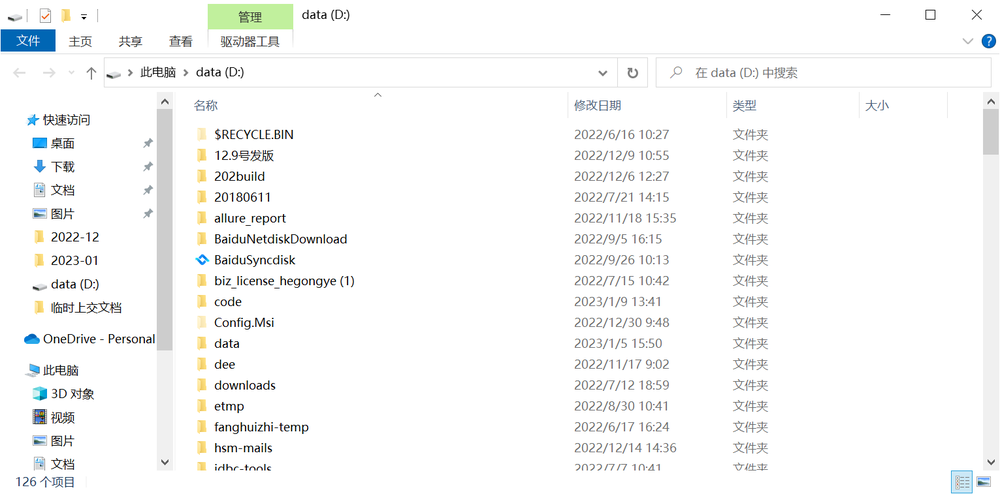
#> input picture data/sample1.png, 1000 x 494 px, shrunk from 1531 x 757 before the run
$ python do_diff.py
#> lines starting #> are read from the running program, lines starting #| are printed output that depends on the picture; after the words box and inside, x2 and y2 are one past the last pixel; in counts of white or black regions, pixels touching at a corner belong together
from PIL import Image
from PIL import ImageChops
from PIL import ImageStat
import traceback
import logging
import cv2

def init_logger():
    LOG_FORMAT = "%(asctime)s[%(levelname)s]:%(message)s"
    logging.basicConfig(level=logging.DEBUG, format=LOG_FORMAT)

def draw_diff_images(in_diff_file, path_one, path_two, output_one, output_two):
    '''
    读取经 compare_images 过程产生的 diff 图片，从diff中识别有哪些“物品” 从而产生灰度块
    in_diff_file 为经过两张图 diff 后产生的差值图像文件
    base_diff_file 为基于这张图画 diff 区块，可以选前面进行
    '''
    logging.info ("[draw_diff_images]Load diff:" + in_diff_file + ", base img:" + path_one + ", change img:" + path_two)

    # 使用 IMREAD_COLOR 的原因是输出到
    img_ori_1 = cv2.imread(path_one, cv2.IMREAD_COLOR)  # 读取RGB原图用于加载，后续在原图上画出diff图
    img_ori_2 = cv2.imread(path_two, cv2.IMREAD_COLOR)
    img_gs = cv2.imread(in_diff_file, cv2.IMREAD_GRAYSCALE) #加载灰度图 后面 IMREAD_GRAYSCALE 参数用来干这个

    # 设置阈值
    # 参考 https://www.datasciencelearner.com/cv2-threshold-method-implementation-python/
    # cv2.threshold(input_image, threshold_value, max_value, thresholding_technique)
    thresh = cv2.threshold(img_gs, 60, 255, cv2.THRESH_BINARY)[1]

    # 寻找物品
    contours, hierarchy = cv2.findContours(thresh, cv2.RETR_TREE, cv2.CHAIN_APPROX_SIMPLE)
    print (len(contours))

    box_list = []
    for cobj in contours:
        area = cv2.contourArea(cobj)
        perimeter = cv2.arcLength(cobj,True)  #计算轮廓周长
        approx = cv2.approxPolyDP(cobj,0.02*perimeter,True)  #获取轮廓角点坐标
        x, y, w, h = cv2.boundingRect(approx)
        box_list.append((x,y,w,h))

        cv2.rectangle(img_ori_1,(x,y),(x+w,y+h),(0,0,255),2)  #绘制边界框，下同
        cv2.rectangle(img_ori_2,(x,y),(x+w,y+h),(0,0,255),2)
        # 函数说明：https://www.geeksforgeeks.org/python-opencv-cv2-rectangle-method/
        #

    #print (box_list)
    cv2.imwrite(output_one, img_ori_1)
    cv2.imwrite(output_two, img_ori_2)
    logging.info ("Check output, 1:" + output_one + ", 2:" + output_two)

def compare_images(path_one, path_two, diff_save_location, output_one, output_two):
    """
    # 扩充自： https://zhuanlan.zhihu.com/p/64815011
    比较图片，如果有不同则生成展示不同的图片
    @参数一: path_one: 第一张图片的路径
    @参数二: path_two: 第二张图片的路径
    @参数三: diff_save_location: 不同图的保存路径
    @参数四：基于 path_one 原图画出差异区域的图片保存位置
    @参数五：基于 path_two 原图画出差异区域的图片保存位置
    """
    logging.info ("[Do diff]Load diff image from:" + path_one + ", " + path_two)
    image_one = Image.open(path_one)
    logging.info ("[Do diff]Load P1 " + image_one.mode + ", " + str(image_one.size))
    image_two = Image.open(path_two)
    logging.info ("[Do diff]Load P2 " + image_two.mode + ", " + str(image_two.size))

    if(not image_one.mode == image_two.mode):
        # 如果两张图位深不一样，尝试把 img2 转化为跟 img1 一致
        logging.warning ("[Do diff]images mode not equals, try change im2 to compale with im1")
        image_two = image_two.convert(image_one.mode)
    try:
        diff = ImageChops.difference(image_one, image_two)
        if diff.getbbox() is None:
        # 图片间没有任何不同则直接退出
            logging.info ("[Do diff]We are the same!")
        else:
            # 计算图片实际差异程度
            stat = ImageStat.Stat(diff)
            diff_ratio = sum(stat.mean) / (len(stat.mean) * 255)
            logging.info ("[Do diff]Found diff image(" + str(diff_ratio) + "), view diff in path:" + diff_save_location)
            diff.save(diff_save_location)
            #print (diff.getbbox())

            # 使用 opencv 识别差异块
            draw_diff_images(diff_save_location, path_one, path_two, output_one, output_two)
    except ValueError as e:
        text = ("表示图片大小和box对应的宽度不一致，参考API说明：Pastes another image into this image."
            "The box argument is either a 2-tuple giving the upper left corner, a 4-tuple defining the left, upper, "
            "right, and lower pixel coordinate, or None (same as (0, 0)). If a 4-tuple is given, the size of the pasted "
            "image must match the size of the region.使用2纬的box避免上述问题")
        print("【{0}】{1}".format(e,text))
        traceback.print_exc()

def do_main():
    init_logger()
    compare_images('data/sample1.png', 'data/sample2.png', 'data/diff.png', 'data/diff1.png', "data/diff2.png")
#> in compare_images, image_one is the input picture: PIL image 1000x494 RGB; mean R, G, B 247.6, 248.2, 247.8
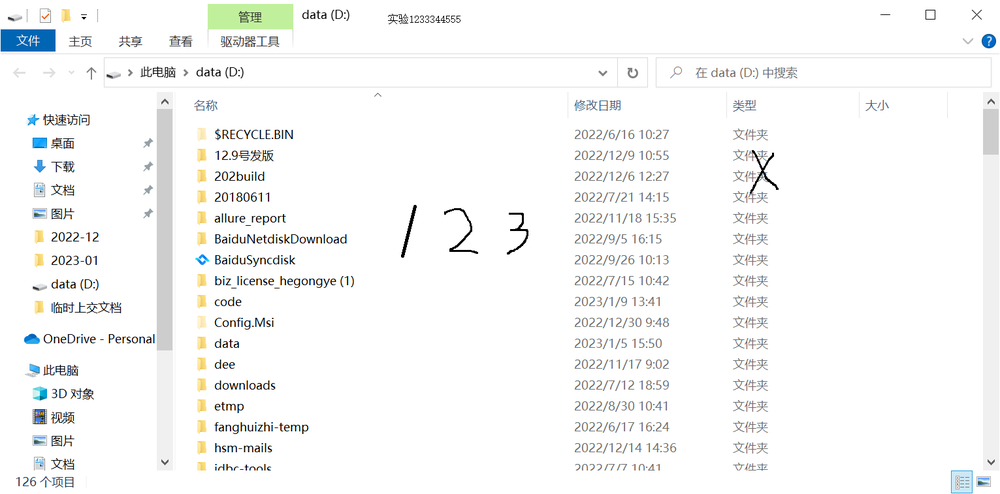
#> input picture data/sample2.png, 1000 x 494 px, shrunk from 1531 x 757 before the run
#> in compare_images, image_two is the input picture: PIL image 1000x494 RGBA; mean R, G, B, A 247.1, 247.7, 247.4, 255
#> in compare_images, `diff = ImageChops.difference(image_one, image_two)`:
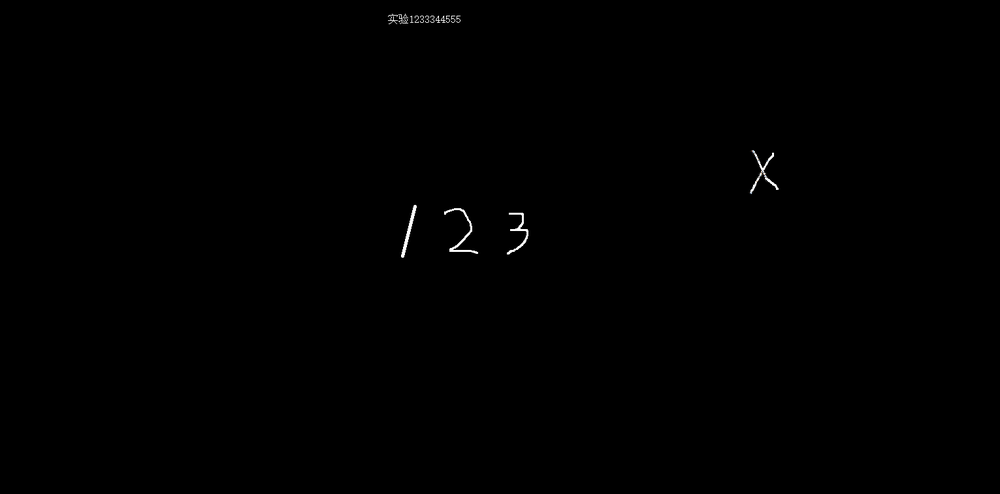
#> diff: PIL image 1000x494 RGB; mean R, G, B 0.5, 0.5, 0.5
#> in compare_images, `diff_ratio = sum(stat.mean) / (len(stat.mean) * 255)`: diff_ratio = 0.00187
#> in draw_diff_images, `thresh = cv2.threshold(img_gs, 60, 255, cv2.THRESH_BINARY)[1]`: thresh: shape (494, 1000); 0.24% white in thin lines or dots, all inside (x1, y1, x2, y2) = (388, 14, 779, 258)
#> in draw_diff_images, `contours, hierarchy = cv2.findContours(thresh, cv2.RETR_TREE, cv2.CHAI..`: contours = 24 contours, 16 with area under 20; largest, box (x1, y1, x2, y2) and area: (444, 208, 478, 254) 158, (401, 205, 417, 258) 154, (750, 150, 779, 194) 152, (507, 212, 529, 255) 140, (388, 14, 408, 24) 108, (430, 15, 450, 23) 48, (393, 14, 402, 22) 34, (451, 15, 461, 23) 22
#| 24
#> the loop in draw_diff_images, `for cobj in contours:` made 24 passes
#> (area, perimeter, x, y, w, h) on passes 1, 2, 4, 6, 8, 16, 24: (140, 165.1, 507, 212, 22, 43), (158.5, 207.6, 444, 209, 34, 45), (152.5, 195.4, 750, 150, 29, 44), (22.5, 55.7, 451, 15, 10, 8), (48.5, 95.5, 430, 15, 20, 8), (108, 83.25, 388, 14, 20, 10), (33.5, 26.73, 393, 14, 9, 8)
#> (area, perimeter, approx, x, y, w, h) on pass 3: (153.5, 121, [[416, 205], [413, 205], [401, 257], [404, 256]], 401, 205, 16, 53)
#> after the loop in draw_diff_images, `for cobj in contours:`:
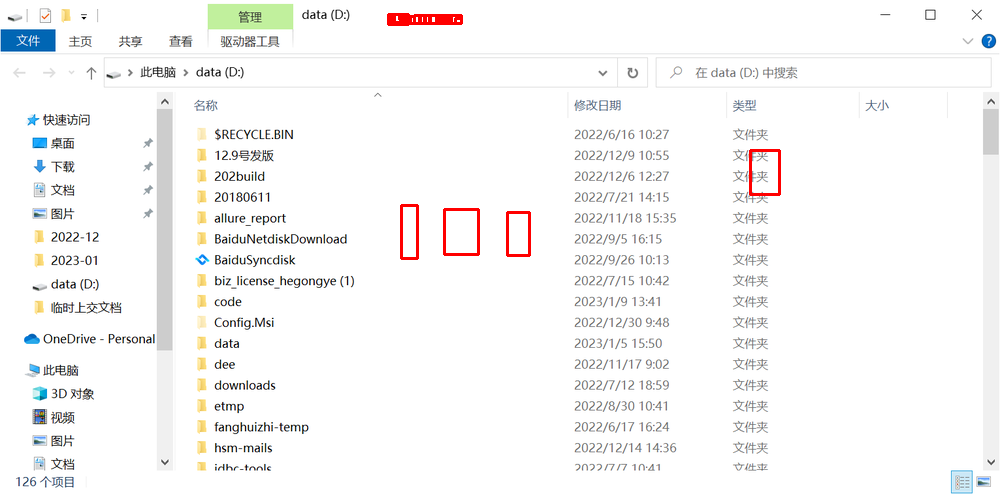
#> img_ori_1: shape (494, 1000, 3); mean B, G, R 246.6, 246.9, 247.6
#> after the loop in draw_diff_images, `for cobj in contours:`:
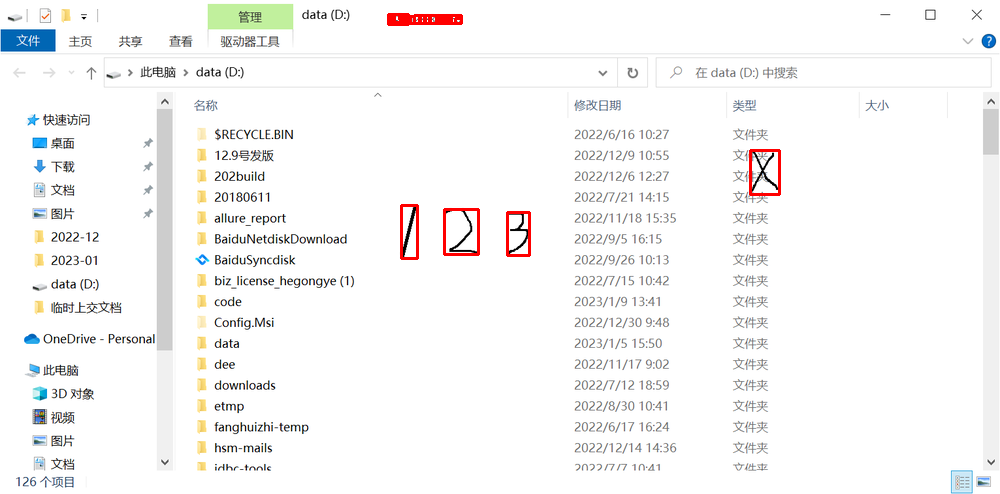
#> img_ori_2: shape (494, 1000, 3); mean B, G, R 246.2, 246.6, 247.2
#> after the loop in draw_diff_images, `for cobj in contours:`: box_list = 24 items, first 6: (507, 212, 22, 43), (444, 209, 34, 45), (401, 205, 16, 53), (750, 150, 29, 44), (410, 16, 4, 7), (451, 15, 10, 8)

if __name__=="__main__":
    do_main()
